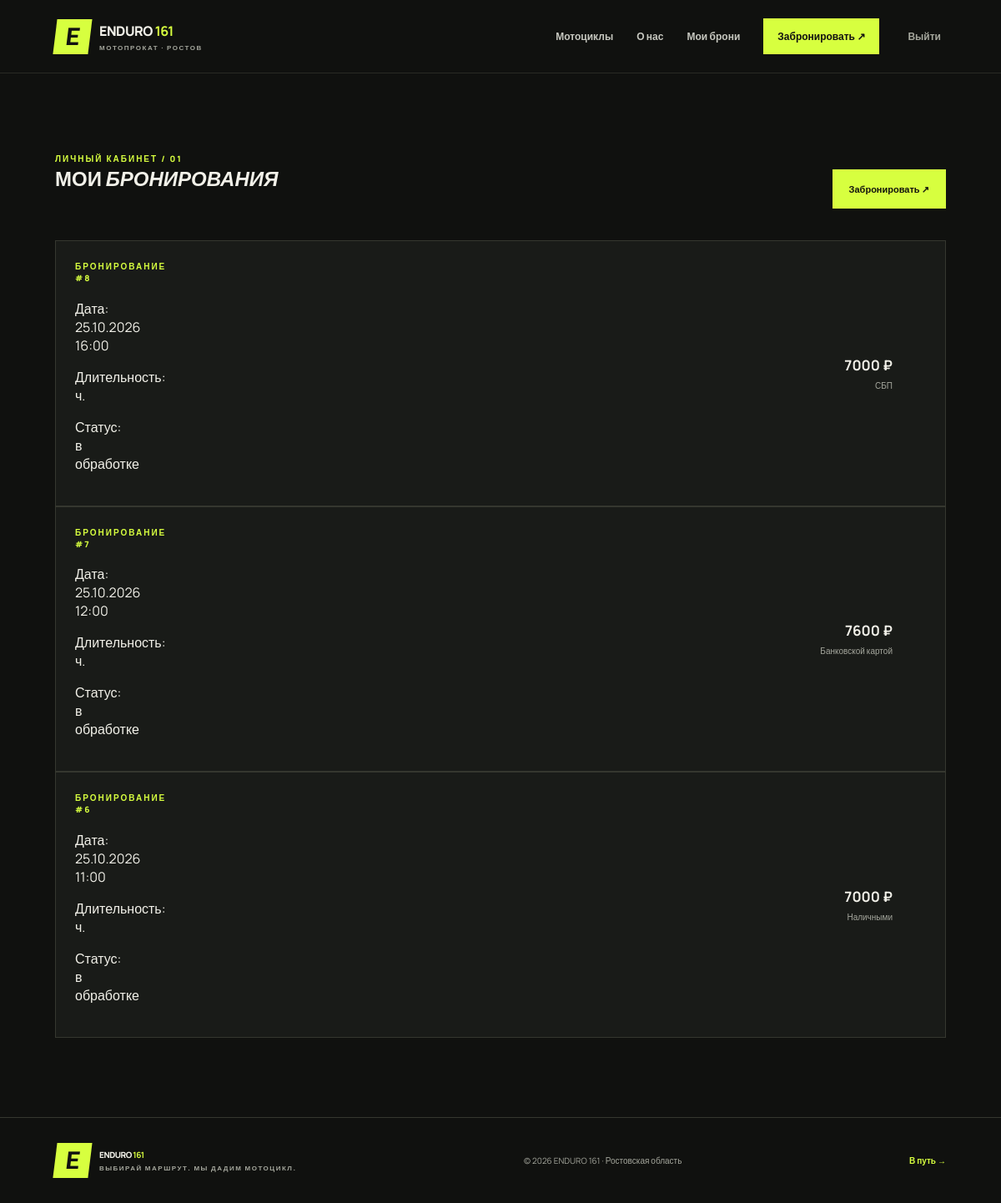
/bookings/ (signed in), run on the app's committed database.
### testapp/models.py (models this page shows, shortened)
class zayavka(models.Model):
    type = models.CharField(max_length=30, verbose_name='мотоцикл', choices=type_choices)
    datetime = models.DateTimeField(verbose_name='дата и время начала')
    hours = models.PositiveSmallIntegerField(default=2, verbose_name='длительность, часов')
    price = models.PositiveIntegerField(default=7000, verbose_name='стоимость, ₽')
    payment = models.CharField(max_length=30, verbose_name='способ оплаты', choices=payment_choices)
    status = models.CharField(max_length=30, verbose_name='статус бронирования', choices=status_choices, default='в обработке')
    user = models.ForeignKey(User, on_delete=models.CASCADE, verbose_name='пользователь', null=True)
    class Meta:
        verbose_name = 'бронирование'
        verbose_name_plural = 'бронирования'
        ordering = ['-datetime']

### testapp/views.py (the view, shortened to what this page needs)
# urls.py: path('bookings/', views.bookings, name='bookings'),
@login_required
def bookings(request):
    return render(request, 'bookings.html', {'bookings': zayavka.objects.filter(user=request.user).select_related('user'), 'now': timezone.now()})

### testapp/templates/bookings.html (shortened to what this page needs)
{% extends 'base.html' %}
{% load static %}
{% block content %}
<section class="section bookings-section">
    <div class="section-head">
        <div>
            <div class="eyebrow">ЛИЧНЫЙ КАБИНЕТ / 01</div>
            <h1>МОИ <em>БРОНИРОВАНИЯ</em></h1>
        </div>
        <a class="btn btn-primary" href="{% url 'create' %}">
            Забронировать ↗
        </a>
    </div>
    {% if bookings %}
        <div class="bookings-list">
            {% for item in bookings %}
                <article class="booking-card">
                    <div class="booking-info">
                        <div class="eyebrow">БРОНИРОВАНИЕ #{{ item.id }}</div>
                        <p>Дата: {{ item.datetime|date:"d.m.Y H:i" }}</p>
                        <p>Длительность: {{ item.duration }} ч.</p>
                        <p>Статус: {{ item.status }}</p>
                    </div>
                    <div class="booking-price">
                        <strong>{{ item.price }} ₽</strong>
                        <small>{{ item.get_payment_display }}</small>
                    </div>
                </article>
            {% endfor %}
        </div>
    {% endif %}
</section>
{% endblock %}

### testapp/static/css/style.css (style rules this page uses)
:root { --bg: #10110f; --panel: #191b18; --panel2: #20221e; --text: #f2f1e9; --muted: #a5a79d; --line: #35372f; --lime: #d7ff3f; --orange: #ff6339 }
* { box-sizing: border-box }
html { scroll-behavior: smooth }
body { margin: 0; background: var(--bg); color: var(--text); font-family: Manrope, Arial, sans-serif }
a { color: inherit; text-decoration: none }
.eyebrow { font-size: 10px; font-weight: 800; letter-spacing: 2px; color: var(--lime); display: flex; align-items: center; gap: 9px }
h1, h2, h3, p { margin-top: 0 }
.btn { border: 0; display: inline-flex; align-items: center; justify-content: center; gap: 22px; padding: 16px 20px; font-size: 11px; font-weight: 800; cursor: pointer; transition: transform .2s, background .2s }
.btn-primary { background: var(--lime); color: #12130f }
.section { max-width: 1440px; margin: auto; padding: 95px 5.5% }
.section-head { display: flex; align-items: end; justify-content: space-between; gap: 25px; margin-bottom: 38px }
.booking-card { background: var(--panel); border: 1px solid var(--line); padding: 23px; display: grid; grid-template-columns: 50px 1fr auto auto; align-items: center; gap: 20px }
.booking-price { display: flex; flex-direction: column; gap: 6px; text-align: right }
.booking-price strong { font-size: 17px }
.booking-price small { font-size: 10px; color: var(--muted) }

### data on the page
zayavka: id "8", datetime "25.10.2026 16:00", status "в обработке", price "7000", payment "СБП"
zayavka: id "7", datetime "25.10.2026 12:00", status "в обработке", price "7600", payment "Банковской картой"
zayavka: id "6", datetime "25.10.2026 11:00", status "в обработке", price "7000", payment "Наличными"
